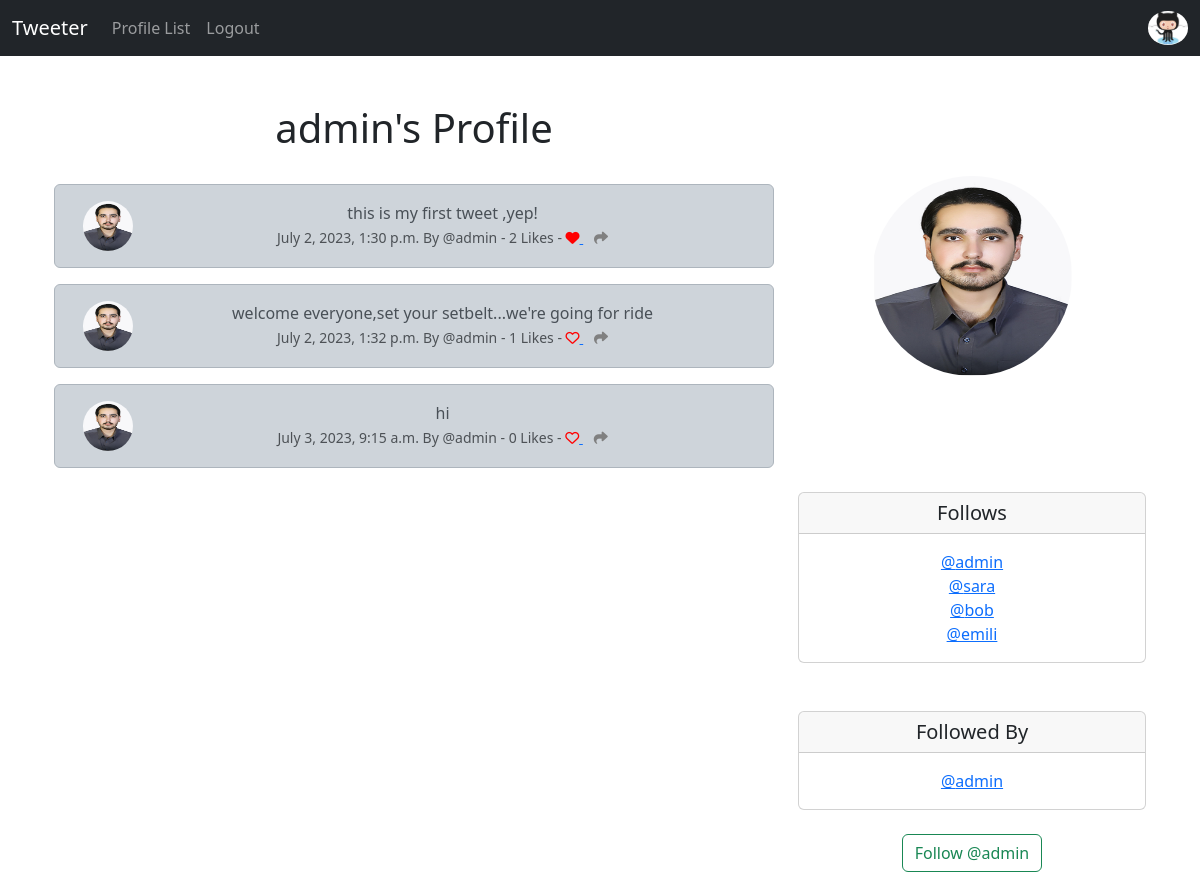
The page /profile/1 (signed in) on the database its author committed.
### tweeter/models.py (models this page shows, shortened)
class Profile(models.Model):
    user = models.OneToOneField(User, on_delete=models.CASCADE)
    follows = models.ManyToManyField("self",
        related_name="followed_by",
        symmetrical=False,
        blank=True)
    date_modified = models.DateTimeField(User, auto_now=True)
    profile_image = models.ImageField(null=True, blank=True, upload_to="images/")
    profile_bio = models.CharField(null=True, blank=True, max_length=250)
    Website_link = models.CharField(null=True, blank=True, max_length=250)
    facebook_link = models.CharField(null=True, blank=True, max_length=250)
    Instagram_link = models.CharField(null=True, blank=True, max_length=250)
    linkedin_link = models.CharField(null=True, blank=True, max_length=250)
    def __str__(self) -> str:
        return self.user.username

class Tweet(models.Model):
    user = models.ForeignKey(
        User, related_name="tweet",
        on_delete=models.DO_NOTHING
        )
    body = models.CharField(max_length=200)
    created_at = models.DateTimeField(auto_now_add=True)
    likes = models.ManyToManyField(User, related_name="tweet_like", blank=True)
    def number_of_likes(self):
        return self.likes.count()

### tweeter/views.py (the view, shortened to what this page needs)
# urls.py: path('profile/<int:pk>', views.profile, name='profile'),
def profile(request, pk):
    if request.user.is_authenticated:
        profile = Profile.objects.get(user_id=pk)
        tweets = Tweet.objects.filter(user_id=pk).order_by("created_at")
        return render(request, "profile.html", {"profile":profile, "tweets":tweets})
    else:
        messages.success(request, ("You must be logged in to view this page... "))
        return redirect('home')

### tweeter/templates/profile.html (shortened to what this page needs)
{% extends 'base.html' %}
{% load static %}
{% block content %}
{% if profile %}
    <div class="container text-center">
        <div class="row">
            <div class="col-8">
                <h1>{{ profile.user.username}}'s Profile </h1>
                <br/>
                {% if tweets %}
                    {% for tweet in tweets %}
            <div class="alert alert-dark" role="alert">
    <div class="container">
        <div class="row">
            <div class="col-1">
                {% if profile.profile_img %}
                <img src="{{ profile.profile_image.url }}"
                width="50px" height"50" class="rounded-circle "
                alt="{{ profile.user.username}}">
                {% else %}
                <img style="width: 50px; height: 50px; border-radius: 50% ;"
                src="{{ profile.profile_image.url  }}"
                alt="{{ profile.user.username}}">
                {% endif %}
              </div>
              <div class="col-11">
                                {{ tweet.body }}<br/>
                                  <small class="text-muted">
                                      {{ tweet.created_at}} By
                                      @{{tweet.user.username}}
                                      - {{ tweet.number_of_likes }} Likes -
                                      {% if user in tweet.likes.all  %}
                                        <a href="{% url 'tweet_like' tweet.id %}">
                                          <i class="fa-solid fa-heart" style="color:red;"></i>
                                        </a>
                                        {% else %}
                                        <a href="{% url 'tweet_like' tweet.id %}">
                                          <i class="fa fa-heart-o" style="color:red;"></i>
                                        </a>
                                        {% endif %}
                                        <a href="{% url 'tweet_show' tweet.id %}">
                                            <i class="fa-solid fa-share" style="color:gray;"></i>
                                        </a>
                                  </small>
                                </div><br/><br/>
              </div>
        </div>
    </div>
                      {% endfor %}
                {% endif %}
            </div>
            <div class="col-4">
              <br/><br/><br/>
              {% if profile.profile_image %}
              <img style="width: 200px; height: 200px; margin-bottom: 20px ; border-radius: 50% ;"
               src="{{ profile.profile_image.url  }}">
                    <div>
                      {% endif %}
                    <br/><br/>
                    <br/><br/>
                    </div>
                <div class="card">
                    <h5 class="card-header">Follows</h5>
                    <div class="card-body">
                      <p class="card-text">
                        {% for following in profile.follows.all %}
                    <a href="{% url 'profile' following.user.id %}">
                        @{{ following }}</a><br/>
                {% endfor %}
                      </p>
                    </div>
                  </div>
                <br/><br/>
                <div class="card">
                    <h5 class="card-header">Followed By</h5>
                    <div class="card-body">
                      <p class="card-text">
                        {% for following in profile.followed_by.all  %}
                    <a href="{% url 'profile' following.user.id %}">
                        @{{ following }}</a><br/>
                    {% endfor %}
                      </p>
                    </div>
                  </div>
                  <br/>
          <form method=POST>
            {% if profile in user.profile.follows.all %}
                <button class="btn btn-outline-danger" name="follow"
                value="unfollow" type="submit">
                   Unfollow @{{profile.user.username|lower}}
                </button>
            {% else %}
                <button class="btn btn-outline-success" name="follow"
                value="follow" type="submit">
                Follow @{{profile.user.username|lower}}
                </button>
            {% endif %}
          </form>
          <br/>
            </div>
        </div>
    </div>
{% endif %}
{% endblock %}

### tweeter/templates/navbar.html (shortened to what this page needs)
{% load static %}
<nav class="navbar navbar-expand-lg navbar-dark bg-dark">
    <div class="container-fluid">
      <a class="navbar-brand" href="{% url 'home' %}">Tweeter</a>
      <div class="collapse navbar-collapse" id="navbarSupportedContent">
        <ul class="navbar-nav me-auto mb-2 mb-lg-0">
            <li class="nav-item">
                <a class="nav-link"
                href="{% url 'profile_list' %}">Profile List </a>
            </li>
            {% if user.is_authenticated %}
            <li class="nav-item">
              <a class="nav-link"
              href="{% url 'logout' %}">Logout</a>
            </li>
             {% endif %}
        </ul>
        {% if user.is_authenticated %}
          <ul class="navbar-nav ml-auto">
            <li class"nav-link navbar-brand" >
              <a href="{% url 'profile' request.user.id %}">
  {% if user.profile.profile_image %}
  <img src="{{ user.profile.profile_image.url }}"class="rounded-circle" width="40px">
  {% else %}
  <img src="{% static 'images/none photo.png' %}" class="img-fluid rounded-circle" alt="Profile Image " width="40px">
  {% endif %}
              </a>
            </li>
          </ul>
        {% endif %}
      </div>
    </div>
  </nav>

### rows shown on the page
Profile: user.username "admin", profile_image (picture)
Tweet: profile_image (picture), body "this is my first tweet ,yep!", created_at "July 2, 2023, 1:30 p.m.", user.username "admin", number_of_likes "2"
Tweet: profile_image (picture), body "welcome everyone,set your setbelt...we're going for ride", created_at "July 2, 2023, 1:32 p.m.", user.username "admin", number_of_likes "1"
Tweet: profile_image (picture), body "hi", created_at "July 3, 2023, 9:15 a.m.", user.username "admin", number_of_likes "0"
Profile: user.username "sara"
Profile: user.username "bob"
Profile: user.username "emili"
